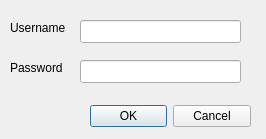
<?xml version="1.0" encoding="UTF-8"?>
<ui version="4.0">
 <class>LoginDialog</class>
 <widget class="QDialog" name="LoginDialog">
  <property name="geometry">
   <rect>
    <x>0</x>
    <y>0</y>
    <width>266</width>
    <height>139</height>
   </rect>
  </property>
  <property name="windowTitle">
   <string>Dialog</string>
  </property>
  <widget class="QDialogButtonBox" name="buttonBox">
   <property name="geometry">
    <rect>
     <x>90</x>
     <y>100</y>
     <width>161</width>
     <height>32</height>
    </rect>
   </property>
   <property name="orientation">
    <enum>Qt::Horizontal</enum>
   </property>
   <property name="standardButtons">
    <set>QDialogButtonBox::Cancel|QDialogButtonBox::Ok</set>
   </property>
  </widget>
  <widget class="QLabel" name="label">
   <property name="geometry">
    <rect>
     <x>10</x>
     <y>20</y>
     <width>61</width>
     <height>16</height>
    </rect>
   </property>
   <property name="text">
    <string>Username</string>
   </property>
  </widget>
  <widget class="QLabel" name="label_2">
   <property name="geometry">
    <rect>
     <x>10</x>
     <y>60</y>
     <width>61</width>
     <height>16</height>
    </rect>
   </property>
   <property name="text">
    <string>Password</string>
   </property>
  </widget>
  <widget class="QLineEdit" name="txtPassword">
   <property name="geometry">
    <rect>
     <x>80</x>
     <y>60</y>
     <width>161</width>
     <height>23</height>
    </rect>
   </property>
   <property name="echoMode">
    <enum>QLineEdit::Password</enum>
   </property>
  </widget>
  <widget class="QLineEdit" name="txtUsername">
   <property name="geometry">
    <rect>
     <x>80</x>
     <y>20</y>
     <width>161</width>
     <height>23</height>
    </rect>
   </property>
  </widget>
 </widget>
 <tabstops>
  <tabstop>txtUsername</tabstop>
  <tabstop>txtPassword</tabstop>
  <tabstop>buttonBox</tabstop>
 </tabstops>
 <resources/>
 <connections>
  <connection>
   <sender>buttonBox</sender>
   <signal>accepted()</signal>
   <receiver>LoginDialog</receiver>
   <slot>accept()</slot>
   <hints>
    <hint type="sourcelabel">
     <x>248</x>
     <y>254</y>
    </hint>
    <hint type="destinationlabel">
     <x>157</x>
     <y>274</y>
    </hint>
   </hints>
  </connection>
  <connection>
   <sender>buttonBox</sender>
   <signal>rejected()</signal>
   <receiver>LoginDialog</receiver>
   <slot>reject()</slot>
   <hints>
    <hint type="sourcelabel">
     <x>316</x>
     <y>260</y>
    </hint>
    <hint type="destinationlabel">
     <x>286</x>
     <y>274</y>
    </hint>
   </hints>
  </connection>
 </connections>
</ui>
